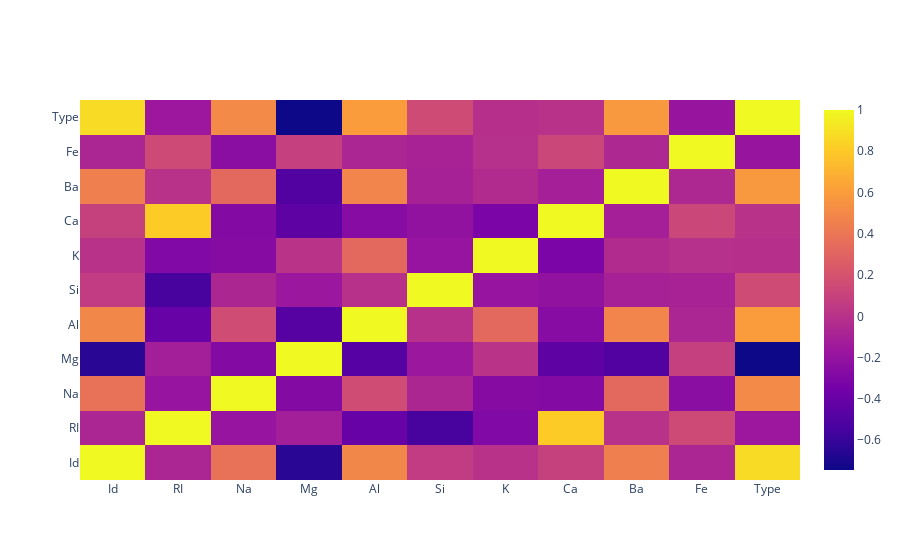

Write notebook code for a chart like this one.
### Code cell
df_corr = df.corr()
fig = go.Figure()
fig.add_trace(
    go.Heatmap(
        x = df_corr.columns,
        y = df_corr.index,
        z = np.array(df_corr)
    )
)
